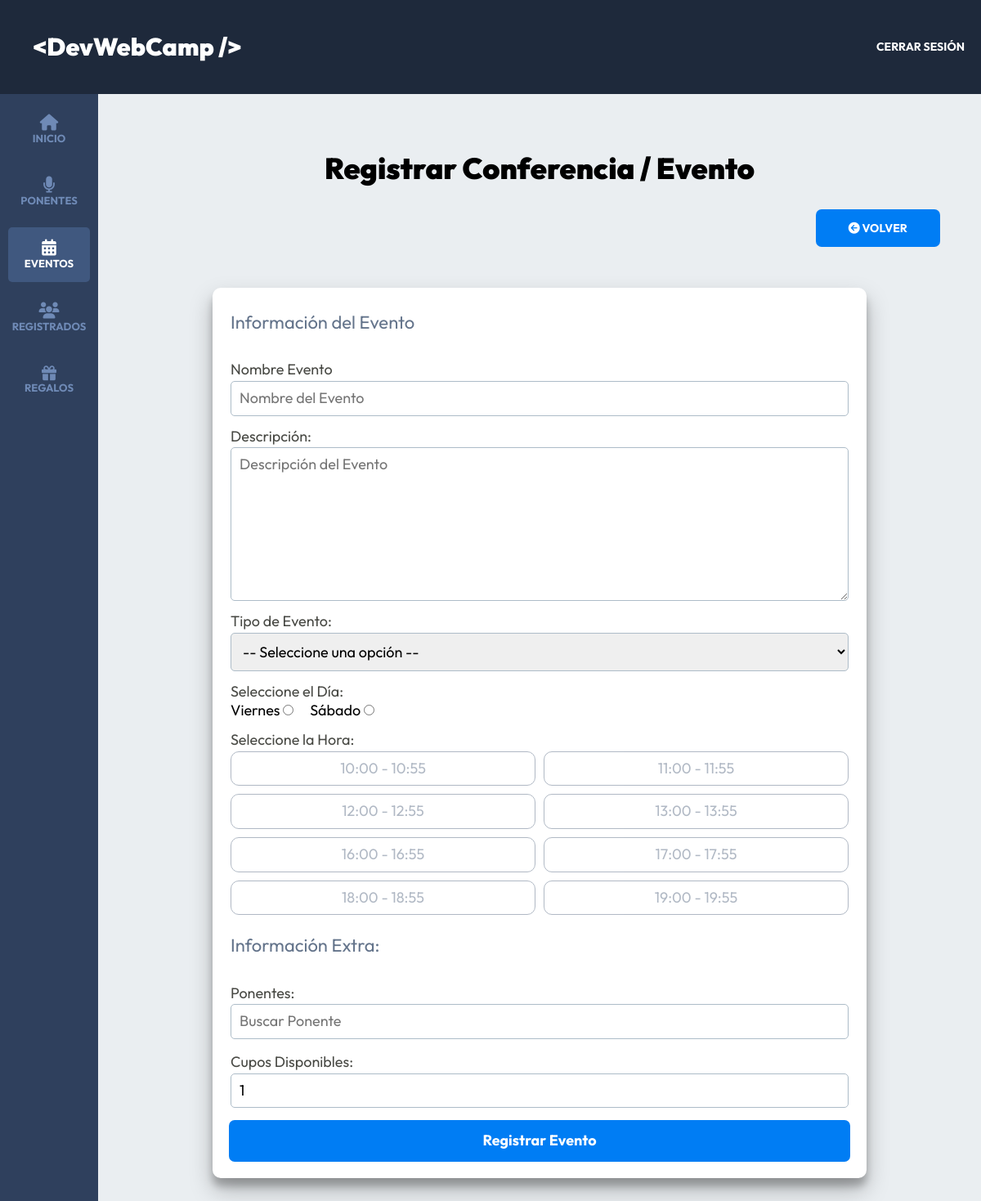
Page /admin/eventos/crear (signed in) on the committed database.
### tables this page shows
CREATE TABLE IF NOT EXISTS `dias` (
  `id` int NOT NULL AUTO_INCREMENT,
  `nombre` varchar(15) DEFAULT NULL,
  PRIMARY KEY (`id`)
);

CREATE TABLE IF NOT EXISTS `horas` (
  `id` int NOT NULL AUTO_INCREMENT,
  `hora` varchar(13) DEFAULT NULL,
  PRIMARY KEY (`id`)
);

### controllers/EventosController.php (called while the page is built, shortened)
<?php
class EventosController {
  public static function crear(Router $router) {
    $alertas = [];
    $categorias = Categoria::all('ASC');
    $dias = Dia::all('ASC');
    $horas = Hora::all('ASC');
    $evento = new Evento;
    $router->render('admin/eventos/crear', [
      'titulo' => 'Registrar Conferencia / Evento',
      'alertas' => $alertas,
      'categorias' => $categorias,
      'dias' => $dias,
      'horas' => $horas,
      'evento' => $evento
    ]);
  }
}

### public/index.php (called while the page is built, shortened)
<?php
$router = new Router();
$router->get('/login', [AuthController::class, 'login']);
$router->post('/login', [AuthController::class, 'login']);
$router->post('/logout', [AuthController::class, 'logout']);
$router->get('/registro', [AuthController::class, 'registro']);
$router->post('/registro', [AuthController::class, 'registro']);
$router->get('/olvide', [AuthController::class, 'olvide']);
$router->post('/olvide', [AuthController::class, 'olvide']);
$router->get('/reestablecer', [AuthController::class, 'reestablecer']);
$router->post('/reestablecer', [AuthController::class, 'reestablecer']);
$router->get('/mensaje', [AuthController::class, 'mensaje']);
$router->get('/confirmar-cuenta', [AuthController::class, 'confirmar']);
$router->get('/admin/dashboard', [DashboardController::class, 'index']);
$router->get('/admin/ponentes', [PonentesController::class, 'index']);
$router->get('/admin/ponentes/crear', [PonentesController::class, 'crear']);
$router->post('/admin/ponentes/crear', [PonentesController::class, 'crear']);
$router->get('/admin/ponentes/editar', [PonentesController::class, 'editar']);
$router->post('/admin/ponentes/editar', [PonentesController::class, 'editar']);
$router->post('/admin/ponentes/eliminar', [PonentesController::class, 'eliminar']);
$router->get('/admin/eventos', [EventosController::class, 'index']);
$router->get('/admin/eventos/crear', [EventosController::class, 'crear']);
$router->post('/admin/eventos/crear', [EventosController::class, 'crear']);
$router->get('/admin/eventos/editar', [EventosController::class, 'editar']);
$router->post('/admin/eventos/editar', [EventosController::class, 'editar']);
$router->post('/admin/eventos/eliminar', [EventosController::class, 'eliminar']);
$router->get('/api/eventos-horario', [APIEventos::class, 'index']);
$router->get('/api/ponentes', [APIPonentes::class, 'index']);
$router->get('/api/ponente', [APIPonentes::class, 'ponente']);
$router->get('/admin/registrados', [RegistradosController::class, 'index']);
$router->get('/admin/regalos', [RegalosController::class, 'index']);
$router->get('/finalizar-registro', [RegistroController::class, 'crear']);
$router->post('/finalizar-registro/gratis', [RegistroController::class, 'gratis']);
$router->post('/finalizar-registro/pagar', [RegistroController::class, 'pagar']);
$router->get('/finalizar-registro/conferencias', [RegistroController::class, 'conferencias']);
$router->post('/finalizar-registro/conferencias', [RegistroController::class, 'conferencias']);
$router->get('/boleto', [RegistroController::class, 'boleto']);
$router->get('/', [PaginasController::class, 'index']);
$router->get('/devwebcamp', [PaginasController::class, 'evento']);
$router->get('/paquetes', [PaginasController::class, 'paquetes']);
$router->get('/workshops-conferencias', [PaginasController::class, 'conferencias']);
$router->get('/404', [PaginasController::class, 'error']);
$router->comprobarRutas();

### models/Evento.php (called while the page is built, shortened)
<?php
class Evento extends ActiveRecord {
  public function __construct($args = []) {
      $this->nombre = $args['nombre'] ?? '';
      $this->disponibles = $args['disponibles'] ?? 1;
      $this->dia_id = $args['dia_id'] ?? 1;
  }
}

### models/ActiveRecord.php (called while the page is built, shortened)
<?php
class ActiveRecord {
    protected static $db;
    protected static $tabla = '';
    public static function setDB($database) {
        self::$db = $database;
    }
    public static function consultarSQL($query) {
        $resultado = self::$db->query($query);
        $array = [];
        while($registro = $resultado->fetch_assoc()) {
            $array[] = static::crearObjeto($registro);
        }
        return $array;
    }
    protected static function crearObjeto($registro) {
        $objeto = new static;
        foreach($registro as $key => $value ) {
            if(property_exists( $objeto, $key  )) {
                $objeto->$key = $value;
            }
        }
        return $objeto;
    }
    public static function all($orden = 'DESC') {
        $query = "SELECT * FROM " . static::$tabla . " ORDER BY id $orden";
        $resultado = self::consultarSQL($query);
        return $resultado;
    }
}

### views/admin/eventos/formulario.php (the view, shortened to what this page needs)
<fieldset class="formulario__fieldset">
  <legend class="formulario__legend">Información del Evento</legend>
  <div class="formulario__campo">
    <label for="nombre" class="formulario__label">Nombre Evento</label>
    <input
      type="text"
      class="formulario__input"
      id="nombre"
      name="nombre"
      placeholder="Nombre del Evento"
      value="<?php echo $evento->nombre; ?>"
    />
  </div>
  <div class="formulario__campo">
    <label for="descripcion" class="formulario__label">Descripción:</label>
    <textarea
      class="formulario__input"
      id="descripcion"
      name="descripcion"
      placeholder="Descripción del Evento"
      rows="8"
    ><?php echo $evento->descripcion; ?></textarea>
  </div>
  <div class="formulario__campo">
    <label for="categoria" class="formulario__label">Tipo de Evento:</label>
    <select class="formulario__select" name="categoria_id" id="categoria">
      <option value="">-- Seleccione una opción --</option>
    </select>
  </div>
  <div class="formulario__campo">
    <label for="dia" class="formulario__label">Seleccione el Día:</label>
    <div class="formulario__radio">
      <?php foreach($dias as $dia) { ?>
        <div>
          <label for="<?php echo strtolower($dia->nombre); ?>"><?php echo $dia->nombre; ?></label>
          <input
            type="radio"
            id="<?php echo strtolower($dia->nombre); ?>"
            name="dia"
            value="<?php echo $dia->id; ?>"
            <?php echo ($evento->dia_id === $dia->id) ? 'checked' : ''; ?>
          />
        </div>
      <?php } ?>
    </div>
  </div>
  <div class="formulario__campo" id="horas">
    <label for="hora" class="formulario__label">Seleccione la Hora:</label>
    <ul id="horas" class="horas">
      <?php foreach($horas as $hora) { ?>
        <li data-hora-id="<?php echo $hora->id; ?>" class="horas__hora horas__hora--deshabilitada"><?php echo $hora->hora; ?></li>
      <?php } ?>
    </ul>
  </div>
</fieldset>
<fieldset class="formulario__fieldset">
  <legend class="formulario__legend">Información Extra:</legend>
  <div class="formulario__campo">
    <label for="ponentes" class="formulario__label">Ponentes:</label>
    <input
      type="text"
      class="formulario__input"
      id="ponentes"
      placeholder="Buscar Ponente"
    />
  </div>
  <div class="formulario__campo">
    <label for="disponibles" class="formulario__label">Cupos Disponibles:</label>
    <input
      type="number"
      min="1"
      class="formulario__input"
      id="disponibles"
      name="disponibles"
      placeholder="Cupos Disponibles"
      value="<?php echo $evento->disponibles; ?>"
    />
  </div>
</fieldset>

### public/build/css/app.css (style rules this page uses)
html { line-height: 1.15; -webkit-text-size-adjust: 100%; }
body { margin: 0; }
button, input, optgroup, select, textarea { font-family: inherit; font-size: 100%; line-height: 1.15; margin: 0; }
button, input { overflow: visible; }
button, select { text-transform: none; }
fieldset { padding: 0.35em 0.75em 0.625em; }
legend { box-sizing: border-box; color: inherit; display: table; max-width: 100%; padding: 0; white-space: normal; }
textarea { overflow: auto; }
[type=checkbox], [type=radio] { box-sizing: border-box; padding: 0; }
html { font-size: 62.5%; box-sizing: border-box; height: 100%; }
*, *:before, *:after { box-sizing: inherit; }
body { font-family: "Outfit", sans-serif; font-size: 1.8rem; }
.formulario__fieldset { border: none; margin-top: 1rem; padding: 0; }
.formulario__legend { color: #64748B; font-size: 2.2rem; margin-bottom: 2rem; }
.formulario__campo { display: flex; flex-direction: column; gap: 0.3rem; margin: 1.5rem 0; }
.formulario__label { display: block; font-size: 1.8rem; color: rgba(26, 27, 21, 0.8); }
.formulario__input, .formulario__input--sociales, .formulario__select--sociales, .formulario__select { padding: 1rem; border: 1px solid #adbcc8; border-radius: 0.5rem; }
.formulario__radio { display: flex; gap: 2rem; }
.horas { margin: 0; padding: 0; list-style: none; display: grid; gap: 1rem; grid-template-columns: repeat(1, 1fr); }
@media (min-width: 768px) { .horas { display: grid; gap: 1rem; grid-template-columns: repeat(2, 1fr); } }
.horas__hora, .horas__hora--deshabilitada, .horas__hora--seleccionada { color: #007df4; border: 1px solid #007df4; border-radius: 1rem; padding: 1rem; text-align: center; }
.horas__hora--deshabilitada { border: 1px solid #64748B; color: #64748B; opacity: 0.5; }
.dashboard { height: 100%; display: flex; flex-direction: column; background-color: #eaeef1; }

### rows in the picture
dias: nombre "Viernes", dia "☐ Viernes"
dias: nombre "Sábado", dia "☐ Sábado"
horas: hora "10:00 - 10:55"
horas: hora "11:00 - 11:55"
horas: hora "12:00 - 12:55"
horas: hora "13:00 - 13:55"
horas: hora "16:00 - 16:55"
horas: hora "17:00 - 17:55"
horas: hora "18:00 - 18:55"
horas: hora "19:00 - 19:55"

### other values in the picture
$titulo "Registrar Conferencia / Evento"
